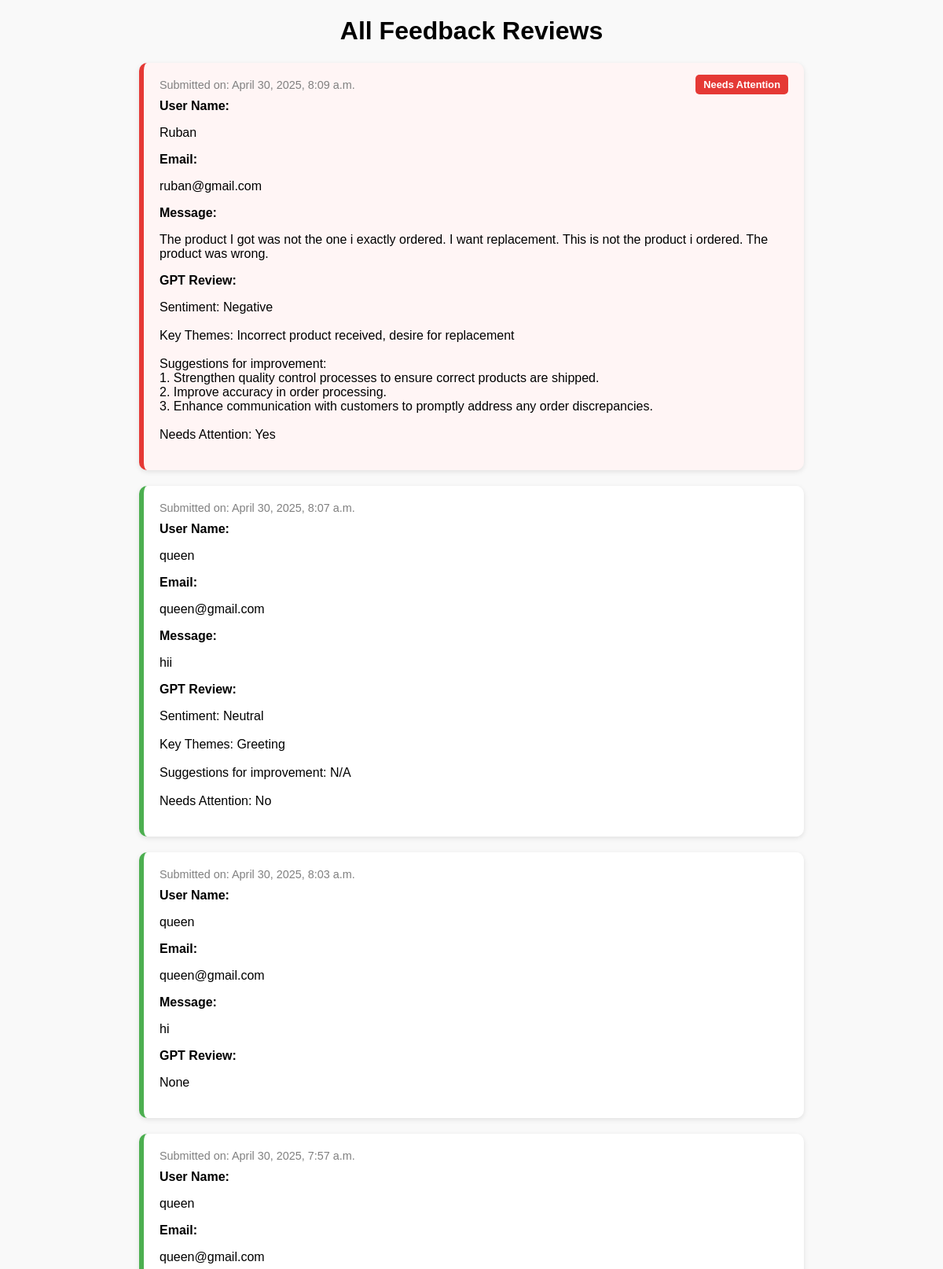
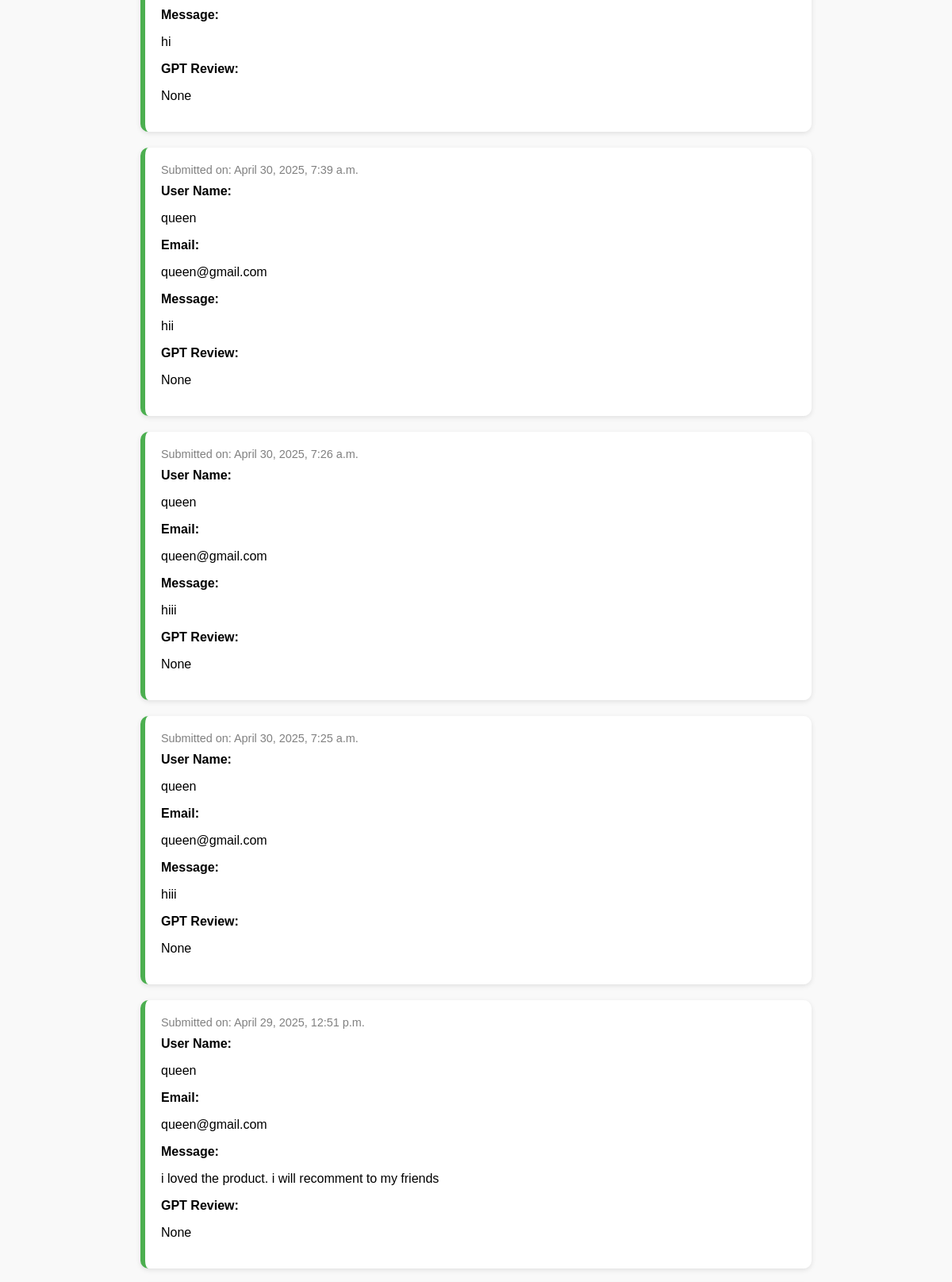
Page /all-feedback/ (upper part) on the committed database (2 pictures, top to bottom).
### feedback/models.py (models this page shows, shortened)
class Feedback(models.Model):
    user_name= models.CharField(max_length=100)
    email= models.EmailField()
    message= models.TextField()
    submitted_At= models.DateTimeField(auto_now_add=True)
    gpt_review = models.TextField(blank=True, null=True)
    needs_attention = models.BooleanField(default=False)

### feedback/views.py (the view)
# urls.py: path('all-feedback/', views.all_feedback_view, name='all_feedback'),
def all_feedback_view(request):
    feedback_list= Feedback.objects.all().order_by('-submitted_At')
    return render(request, 'feedback/all_feedback.html', {'feedback_list': feedback_list})

### feedback/templates/feedback/all_feedback.html (shortened to what this page needs)
<!DOCTYPE html>
<html>
  <head>
  </head>
  <body>
    <h1 style="text-align: center">All Feedback Reviews</h1>
    {% for fb in feedback_list %}
    <div class="feedback-card {% if fb.needs_attention %}needs-attention{% endif %}">
      {% if fb.needs_attention %}
        <div class="attention-badge">Needs Attention</div>
      {% endif %}
      <div class="timestamp">Submitted on: {{ fb.submitted_At }}</div>
      <div class="section-title">User Name:</div>
      <p>{{ fb.user_name }}</p>
      <div class="section-title">Email:</div>
      <p>{{ fb.email }}</p>
      <div class="section-title">Message:</div>
      <p>{{ fb.message }}</p>
      <div class="section-title">GPT Review:</div>
      <p style="white-space: pre-line;">{{ fb.gpt_review }}</p>
    </div>
    {% empty %}
    <p style="text-align: center">No feedback available yet.</p>
    {% endfor %}
  </body>
</html>

### feedback/templates/feedback/all_feedback.html (style rules this page uses)
body { font-family: Arial; background-color: #f9f9f9; }
.feedback-card { background: white; border-radius: 10px; box-shadow: 0 2px 6px rgba(0, 0, 0, 0.1); margin: 20px auto; padding: 20px; max-width: 800px; position: relative; border-left: 6px solid #4CAF50; }
.feedback-card.needs-attention { border-left: 6px solid #e53935; background-color: #fff5f5; }
.timestamp { font-size: 0.9em; color: gray; }
.section-title { font-weight: bold; margin-top: 10px; }
.attention-badge { position: absolute; top: 15px; right: 20px; background: #e53935; color: white; padding: 5px 10px; font-size: 0.8em; border-radius: 5px; font-weight: bold; }

### rows in the picture
Feedback: needs_attention "Needs Attention", submitted_At "April 30, 2025, 8:09 a.m.", user_name "Ruban", email "ruban@gmail.com", message "The product I got was not the one i exactly ordered. I want replacement. This is not the product i ordered. The product was wrong.", gpt_review "Sentiment: Negative Key Themes: Incorrect product received, desire for replacement Suggestions for improvement: 1. Strengthen quality control processes to ensure correct products are shipped. 2. Improve accuracy in order processing. 3. Enhance communication with customers to promptly address any order discrepancies. Needs Attention: Yes"
Feedback: submitted_At "April 30, 2025, 8:07 a.m.", user_name "queen", email "queen@gmail.com", message "hii", gpt_review "Sentiment: Neutral Key Themes: Greeting Suggestions for improvement: N/A Needs Attention: No"
Feedback: submitted_At "April 30, 2025, 8:03 a.m.", user_name "queen", email "queen@gmail.com", message "hi", gpt_review "None"
Feedback: submitted_At "April 30, 2025, 7:57 a.m.", user_name "queen", email "queen@gmail.com", message "hi", gpt_review "None"
Feedback: submitted_At "April 30, 2025, 7:39 a.m.", user_name "queen", email "queen@gmail.com", message "hii", gpt_review "None"
Feedback: submitted_At "April 30, 2025, 7:26 a.m.", user_name "queen", email "queen@gmail.com", message "hiii", gpt_review "None"
Feedback: submitted_At "April 30, 2025, 7:25 a.m.", user_name "queen", email "queen@gmail.com", message "hiii", gpt_review "None"
Feedback: submitted_At "April 29, 2025, 12:51 p.m.", user_name "queen", email "queen@gmail.com", message "i loved the product. i will recomment to my friends", gpt_review "None"
